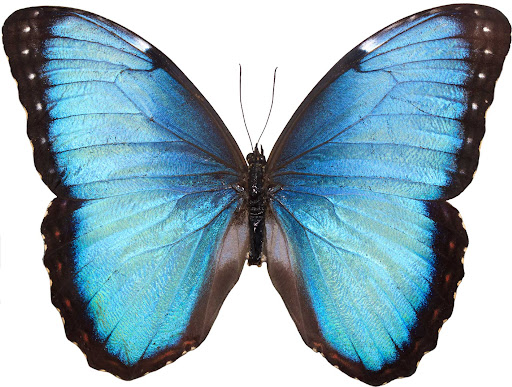
#> input picture src/butterfly.jpg, 512 x 387 px
$ python test.py
#> lines starting #> are read from the running program, lines starting #| are printed output that depends on the picture
from PIL import Image, ImageOps, ImageDraw, ImageFont
import PIL
import argparse
import tempfile
import numpy as np
import matplotlib.pyplot as plt


def change_resolution2(filename):

#> called with filename = 'butterfly.jpg'
    new_width = 52

    image = PIL.Image.open(filename)
#> image is the input picture: PIL image 512x387 RGB; mean R, G, B 145.3, 174.2, 186.5
    import pdb
    #pdb.set_trace()

    width_old, height_old = image.size
#> width_old = 512; height_old = 387
    new_height = round(height_old*new_width/width_old)
#> new_height = 39
    width = 3508 # A4 width
    height = round(height_old*width/width_old)
#> height = 2652

    if (image.mode == 'RGBA'):
        image.load()
        r, g, b, a = image.split()
        image = Image.merge('RGB', (r,g,b))


    imageNEW = image.resize((new_width,new_height), resample=Image.NEAREST)
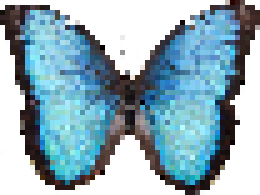
#> imageNEW: PIL image 52x39 RGB (shown 5 times larger); mean R, G, B 145, 174, 186.1

    imageNEW = imageNEW.resize((width,height), Image.NEAREST)
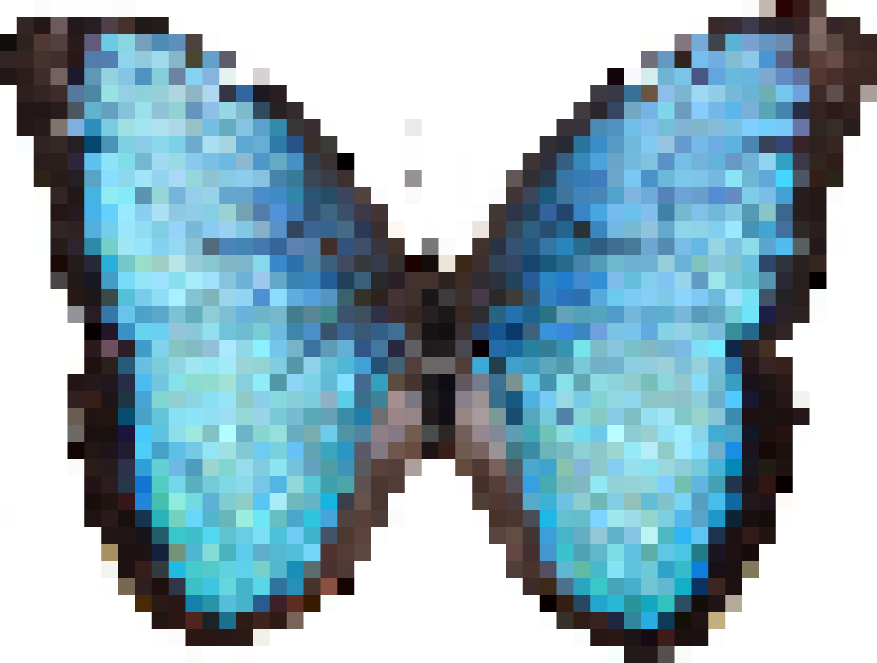
#> imageNEW: PIL image 3508x2652 RGB (shown at 1/4 size); mean R, G, B 145, 173.9, 186


    imageNEW.save('pattern1.png')

    pattern = PIL.Image.open('pattern1.png')


    out = pattern.convert('P', palette=Image.ADAPTIVE, colors=6)
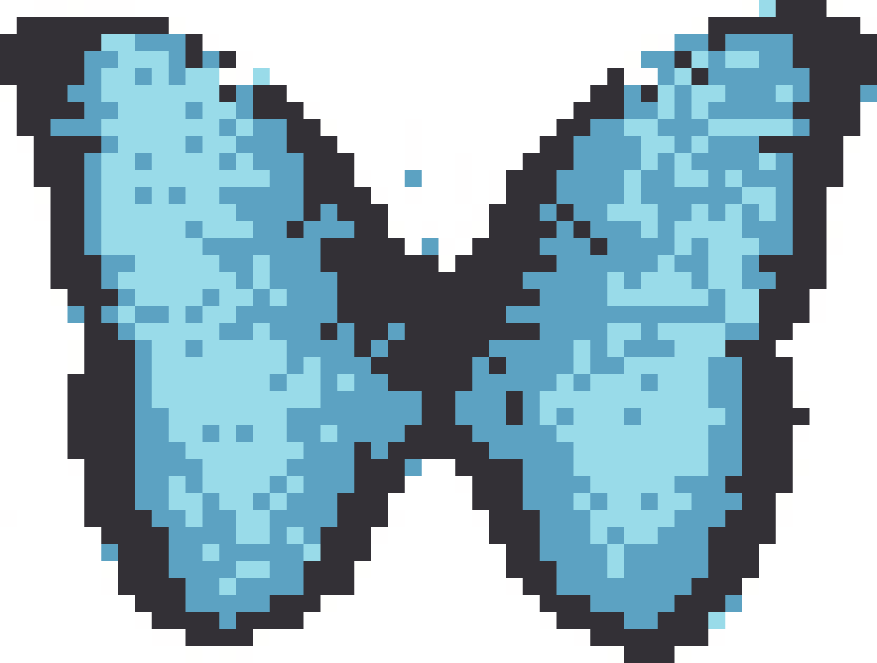
#> out: PIL image 3508x2652 P (shown at 1/4 size); mean R, G, B 149.1, 176.6, 188.1
    colors = out.convert("RGB").getcolors()
#> colors = [(2848044, (255, 255, 255)), (1604732, (153, 219, 233)), (234192, (255, 254, 254)), (2234888, (92, 162, 194)), (2239580, (51, 48, 54)), (141780, (255, 255, 253))]


    #print(out.mode)

    out.save('pattern2.png')

    border = 100
    exp_img = ImageOps.expand(out.convert("RGB"), border, fill="white")
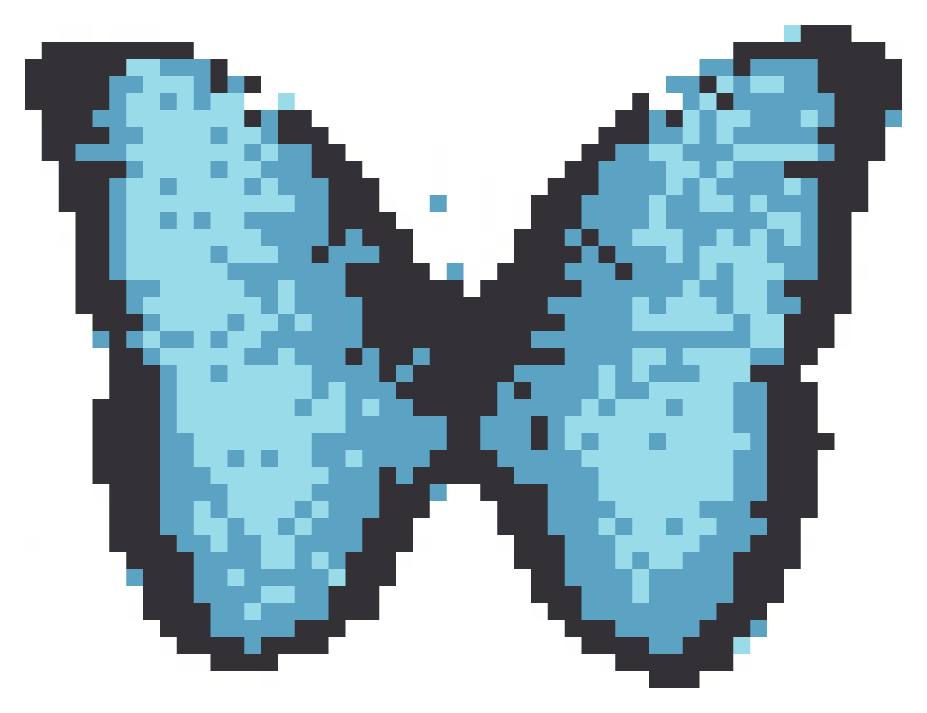
#> exp_img: PIL image 3708x2852 RGB (shown at 1/4 size); mean R, G, B 161.9, 186, 196.2

    imgdraw = exp_img

    exp_img.save('pattern_expand.png')

    draw = ImageDraw.Draw(imgdraw)
    # draw on x axis
    for i in range (new_width):
        draw.line((i*(width/new_width)+border,0+border, i*(width/new_width)+border,height+border), fill="black", width=2)
    #draw on y axis
    for j in range (new_height):
        draw.line((0+border,j*(height/new_height)+border, width+border, j*(height/new_height)+border), fill="black", width=2)


    draw = ImageDraw.Draw(imgdraw)
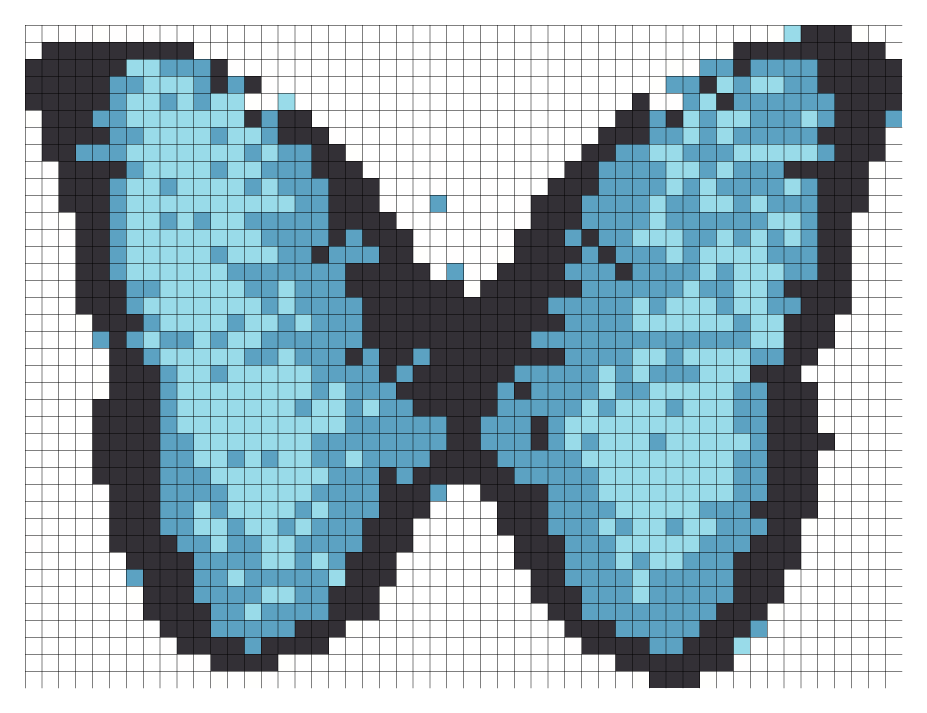
#> imgdraw: PIL image 3708x2852 RGB (shown at 1/4 size); mean R, G, B 154.3, 177, 186.5
    # draw border around image
    draw.line((border+0,border+0, border+0,border+height), fill="black", width=4)
    draw.line((border+0,border+0, border+width,border+0), fill="black", width=4)
    draw.line((border+width,border+0, border+width,border+height), fill="black", width=4)
    draw.line((border+0,border+height, border+width,border+height), fill="black", width=4)

    imgdraw.save('pattern3.png')
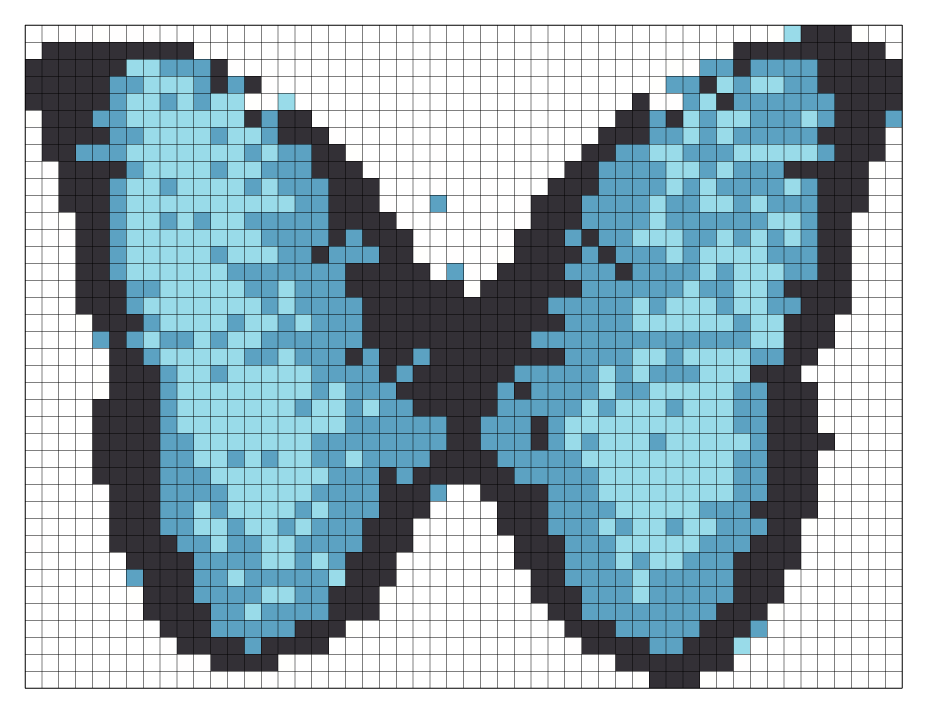
#> saved as pattern3.png: PIL image 3708x2852 RGB (shown at 1/4 size); mean R, G, B 153.4, 176.1, 185.7


    print(width, height)
#| 3508 2652

    # print numbers
    # x axis
    for i in range(new_width):
        draw = ImageDraw.Draw(imgdraw)
        font = ImageFont.truetype("arial.ttf", 40)
        draw.text(((border+10+i*(width/new_width)), border-50), str(i+1), (0,0,0), font=font)
        draw.text(((width+border-50-i*(width/new_width)), height+border+5), str(i+1), (0,0,0), font=font)


    # y axis
    for j in range(new_height):
        draw = ImageDraw.Draw(imgdraw)
        font = ImageFont.truetype("arial.ttf", 40)
        draw.text((border-55, border+10+j*(height/new_height)), str(j+1), (0,0,0), font=font)
        draw.text((width+border+15, height+border-50-j*(height/new_height)), str(j+1), (0,0,0), font=font)
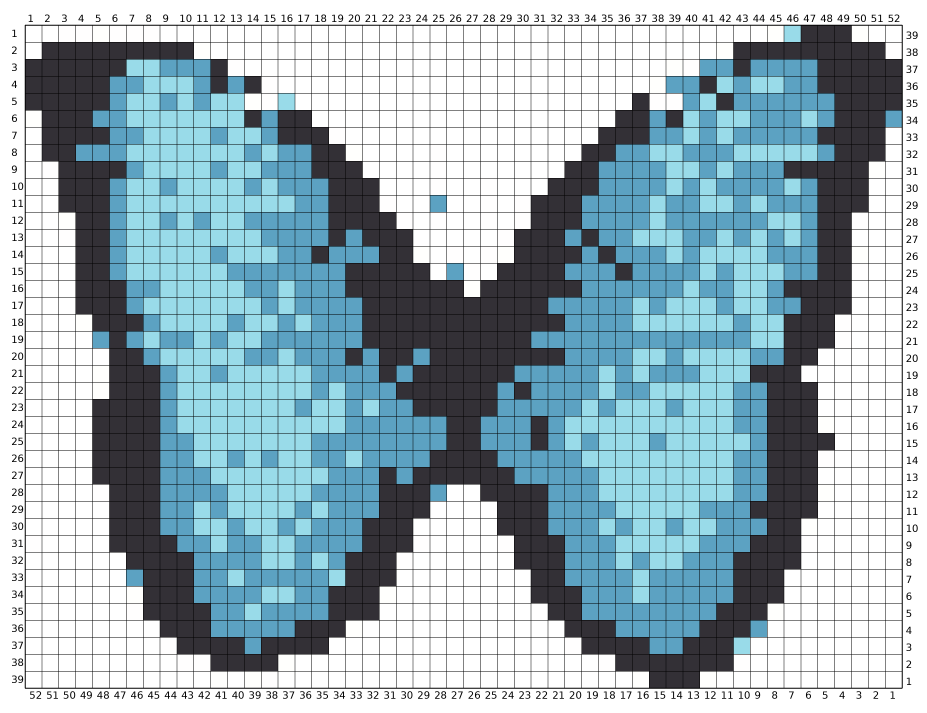
#> imgdraw: PIL image 3708x2852 RGB (shown at 1/4 size); mean R, G, B 151.7, 174.4, 184

    imgdraw.save('pattern4.png')


if __name__ == "__main__":
    parser = argparse.ArgumentParser()
    parser.add_argument('--filename', type=str, default="butterfly.jpg")
    args = parser.parse_args()
    change_resolution2(args.filename)
